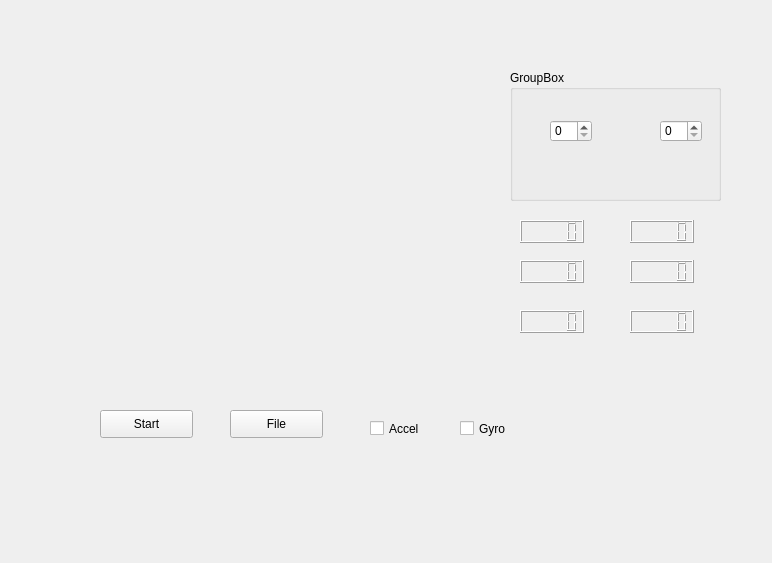
<?xml version="1.0" encoding="UTF-8"?>
<ui version="4.0">
 <class>Form</class>
 <widget class="QWidget" name="Form">
  <property name="geometry">
   <rect>
    <x>0</x>
    <y>0</y>
    <width>772</width>
    <height>563</height>
   </rect>
  </property>
  <property name="windowTitle">
   <string>Form</string>
  </property>
  <widget class="QPushButton" name="pushButton">
   <property name="geometry">
    <rect>
     <x>100</x>
     <y>410</y>
     <width>93</width>
     <height>28</height>
    </rect>
   </property>
   <property name="text">
    <string>Start</string>
   </property>
  </widget>
  <widget class="QGroupBox" name="groupBox">
   <property name="geometry">
    <rect>
     <x>510</x>
     <y>70</y>
     <width>211</width>
     <height>131</height>
    </rect>
   </property>
   <property name="title">
    <string>GroupBox</string>
   </property>
   <widget class="QSpinBox" name="spinBox">
    <property name="geometry">
     <rect>
      <x>40</x>
      <y>50</y>
      <width>42</width>
      <height>22</height>
     </rect>
    </property>
   </widget>
   <widget class="QSpinBox" name="spinBox_2">
    <property name="geometry">
     <rect>
      <x>150</x>
      <y>50</y>
      <width>42</width>
      <height>22</height>
     </rect>
    </property>
   </widget>
  </widget>
  <widget class="mplwidget" name="MplWidget" native="true">
   <property name="geometry">
    <rect>
     <x>40</x>
     <y>40</y>
     <width>451</width>
     <height>331</height>
    </rect>
   </property>
  </widget>
  <widget class="QPushButton" name="pushButton_2">
   <property name="geometry">
    <rect>
     <x>230</x>
     <y>410</y>
     <width>93</width>
     <height>28</height>
    </rect>
   </property>
   <property name="text">
    <string>File</string>
   </property>
  </widget>
  <widget class="QLCDNumber" name="lcdNumber">
   <property name="geometry">
    <rect>
     <x>520</x>
     <y>220</y>
     <width>64</width>
     <height>23</height>
    </rect>
   </property>
  </widget>
  <widget class="QLCDNumber" name="lcdNumber_2">
   <property name="geometry">
    <rect>
     <x>520</x>
     <y>260</y>
     <width>64</width>
     <height>23</height>
    </rect>
   </property>
  </widget>
  <widget class="QLCDNumber" name="lcdNumber_3">
   <property name="geometry">
    <rect>
     <x>520</x>
     <y>310</y>
     <width>64</width>
     <height>23</height>
    </rect>
   </property>
  </widget>
  <widget class="QLCDNumber" name="lcdNumber_4">
   <property name="geometry">
    <rect>
     <x>630</x>
     <y>220</y>
     <width>64</width>
     <height>23</height>
    </rect>
   </property>
  </widget>
  <widget class="QLCDNumber" name="lcdNumber_5">
   <property name="geometry">
    <rect>
     <x>630</x>
     <y>260</y>
     <width>64</width>
     <height>23</height>
    </rect>
   </property>
  </widget>
  <widget class="QLCDNumber" name="lcdNumber_6">
   <property name="geometry">
    <rect>
     <x>630</x>
     <y>310</y>
     <width>64</width>
     <height>23</height>
    </rect>
   </property>
  </widget>
  <widget class="QCheckBox" name="checkBox">
   <property name="geometry">
    <rect>
     <x>370</x>
     <y>420</y>
     <width>74</width>
     <height>17</height>
    </rect>
   </property>
   <property name="text">
    <string>Accel</string>
   </property>
  </widget>
  <widget class="QCheckBox" name="checkBox_2">
   <property name="geometry">
    <rect>
     <x>460</x>
     <y>420</y>
     <width>74</width>
     <height>17</height>
    </rect>
   </property>
   <property name="text">
    <string>Gyro</string>
   </property>
  </widget>
 </widget>
 <customwidgets>
  <customwidget>
   <class>mplwidget</class>
   <extends>QWidget</extends>
   <header>mplwidget.h</header>
   <container>1</container>
  </customwidget>
 </customwidgets>
 <resources/>
 <connections/>
</ui>
